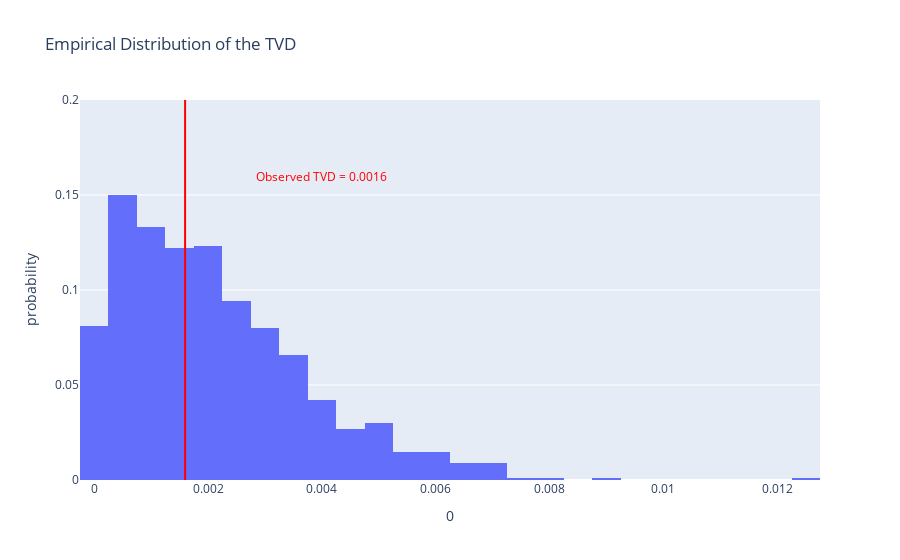

Write notebook code for a chart like this one.
### Code cell
fig = px.histogram(pd.DataFrame(tvd_stats2), x=0, nbins=50, histnorm='probability', 
                   title='Empirical Distribution of the TVD')
fig.add_vline(x=observed_tvd, line_color='red', line_width=2, opacity=1)
fig.add_annotation(text=f'<span style="color:red">Observed TVD = {round(observed_tvd, 4)}</span>',
                   x=2.5 * observed_tvd, showarrow=False, y=0.16)
fig.update_layout(yaxis_range=[0, 0.2])

### Figure 1 — Plotly figure (JSON) as saved in the notebook; plotly's stock layout.template omitted (floating-point values rounded to 4 significant figures; data arrays with more than 128 entries replaced by an {"elided": "..."} marker saying what was removed)
{"data": [{"bingroup": "x", "histnorm": "probability", "hovertemplate": "0=%{x}<br>probability=%{y}<extra></extra>", "legendgroup": "", "marker": {"color": "#636efa", "pattern": {"shape": ""}}, "name": "", "nbinsx": 50, "orientation": "v", "showlegend": false, "type": "histogram", "x": {"elided": "1000 float values"}, "xaxis": "x", "yaxis": "y"}], "layout": {"annotations": [{"showarrow": false, "text": "<span style=\"color:red\">Observed TVD = 0.0016</span>", "x": 0.00399, "y": 0.16}], "barmode": "relative", "legend": {"tracegroupgap": 0}, "shapes": [{"line": {"color": "red", "width": 2}, "opacity": 1, "type": "line", "x0": 0.001596, "x1": 0.001596, "xref": "x", "y0": 0, "y1": 1, "yref": "y domain"}], "title": {"text": "Empirical Distribution of the TVD"}, "xaxis": {"anchor": "y", "domain": [0, 1], "title": {"text": "0"}}, "yaxis": {"anchor": "x", "domain": [0, 1], "range": [0, 0.2], "title": {"text": "probability"}}}}
